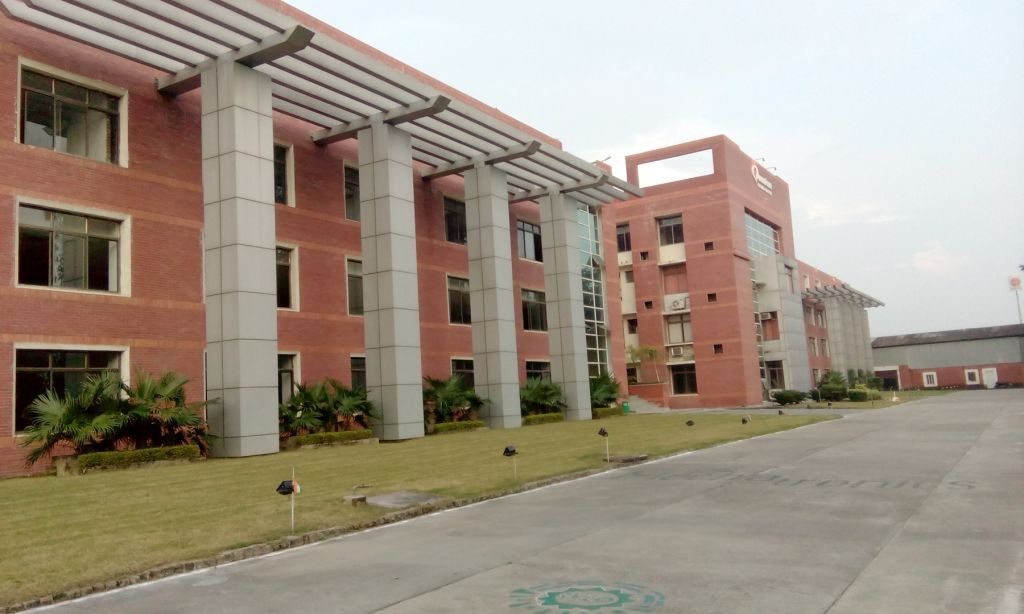
#> input picture ComputerVision/building.jpg, 1024 x 614 px, found by its file name
$ jupyter execute 'Canny Edge Detection.ipynb'
#> lines starting #> are read from the running program, lines starting #| are printed output that depends on the picture; after the words box and inside, x2 and y2 are one past the last pixel; in counts of white or black regions, pixels touching at a corner belong together
[cell 1]
import cv2
import numpy as np

[cell 2]
#load image into gray scale
img = cv2.imread("/Users/lakshmikeerthanaaravapalli/Desktop/ComputerVision/building.jpg")
#> img is the input picture: shape (614, 1024, 3); mean B, G, R 132, 146.3, 158.1
img = cv2.resize(img,(600,600))
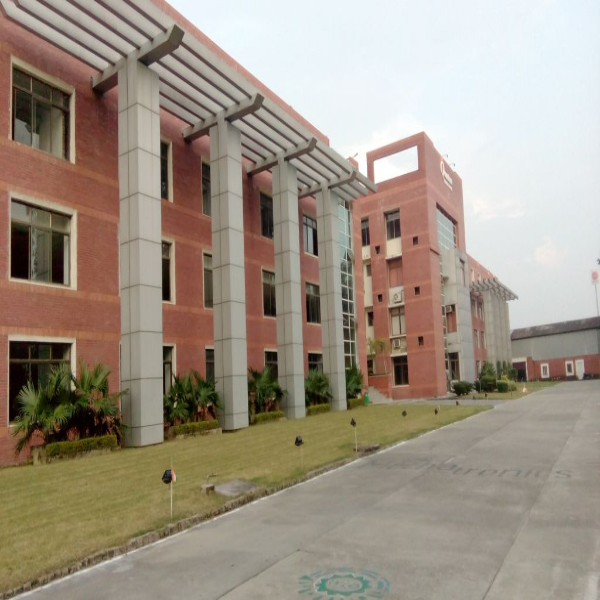
#> img: shape (600, 600, 3); mean B, G, R 131.9, 146.2, 158
img_gray = cv2.cvtColor(img,cv2.COLOR_BGR2GRAY)
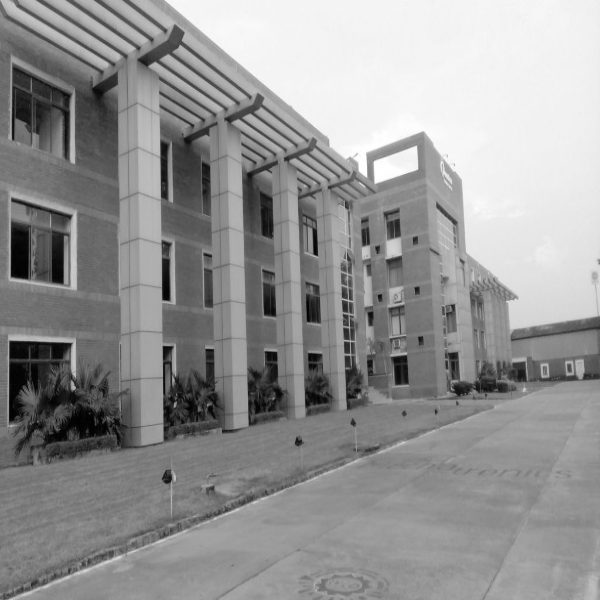
#> img_gray: shape (600, 600); min 0, max 255, mean 148.1

[cell 3]
def nothing(x):
    pass

cv2.namedWindow("Canny")
threshold=cv2.createTrackbar("Threshold","Canny",0,255,nothing)

while True:
    a=cv2.getTrackbarPos("Threshold","Canny")
    #Canny(img,thresh1,thresh2)
    canny=cv2.Canny(img_gray,a,255)
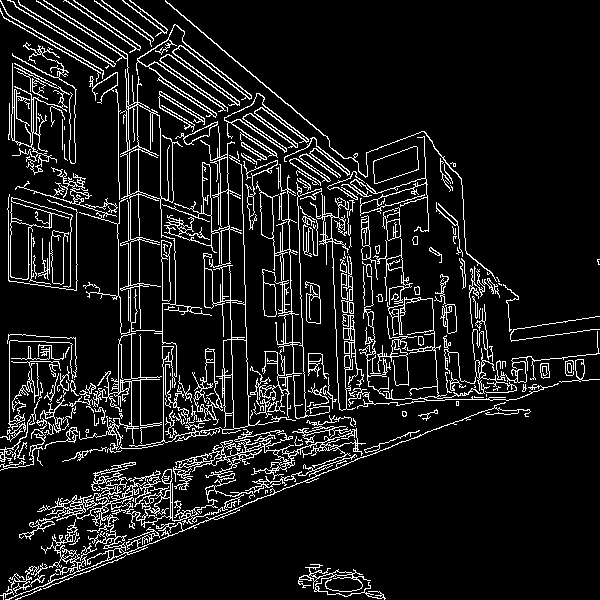
#> canny: shape (600, 600); 10.1% white in thin lines or dots
    cv2.imshow("Canny",canny)
    k=cv2.waitKey(1)&0xFF
#> (key Esc is pressed here)
    if(k==27):
        break

cv2.destroyAllWindows()

[cell 4]
titles = ["original","Canny"]
images = [img,canny]

#if you want then plot it
from matplotlib import pyplot as plt
for i in range(len(titles)):
    plt.subplot(1,2, i+1),
    plt.imshow(images[i], 'gray')
    plt.title(titles[i])
    plt.xticks([]),plt.yticks([])
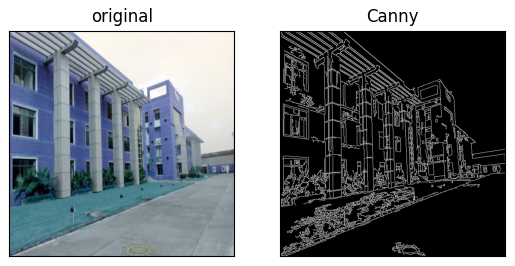
#> figure drawn by matplotlib, 2 panels; B, G, R data is drawn as R, G, B
